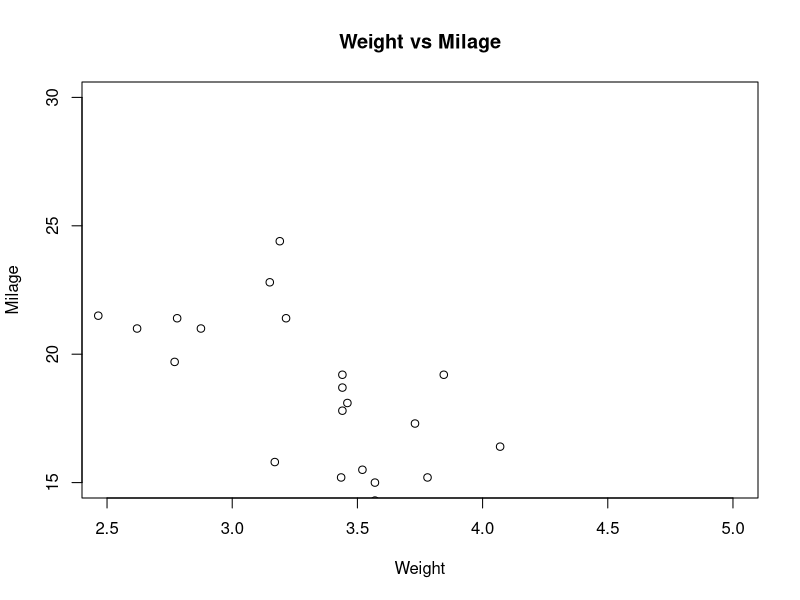
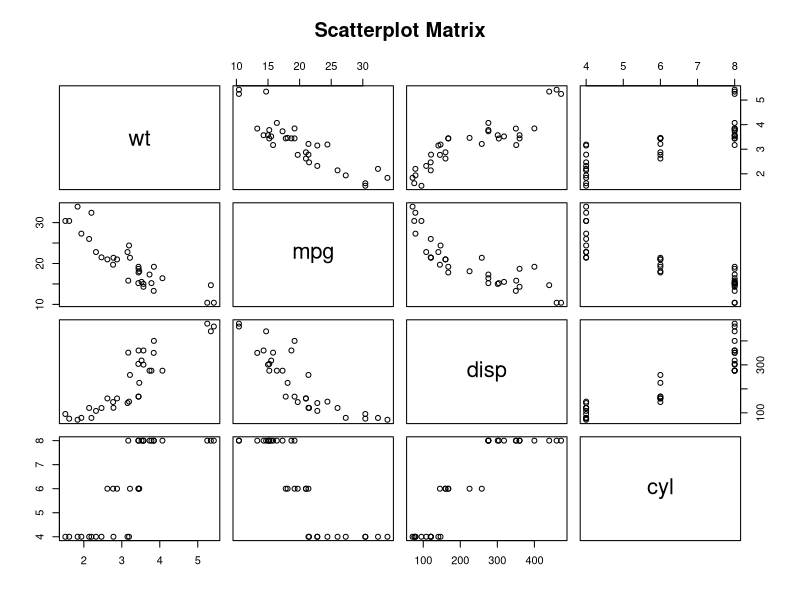

The R source for these figures, in order:
# Get the input values.
input <- mtcars[,c('wt','mpg')]

# Give the chart file a name.
png(file = "scatterplot.png")

# Plot the chart for cars with weight between 2.5 to 5 and mileage between 15 and 30.
plot(x = input$wt,y = input$mpg,
     xlab = "Weight",
     ylab = "Milage",
     xlim = c(2.5,5),
     ylim = c(15,30),		 
     main = "Weight vs Milage"
)

# Save the file.
dev.off()

# Give the chart file a name.
png(file = "scatterplot_matrices.png")

# Plot the matrices between 4 variables giving 12 plots.

# One variable with 3 others and total 4 variables.

pairs(~wt+mpg+disp+cyl,data = mtcars,
      main = "Scatterplot Matrix")

# Save the file.
dev.off()